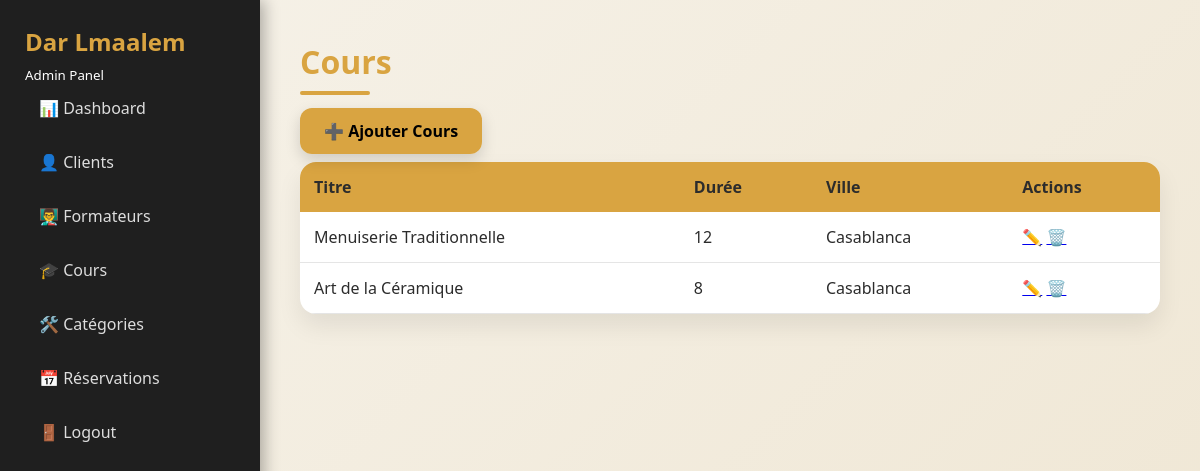
The page /public/index.php?page=admin-courses (signed in) on the database its author committed.
### tables this page shows
CREATE TABLE `cours` (
  `id` int(11) NOT NULL,
  `titre` varchar(150) DEFAULT NULL,
  `description` text DEFAULT NULL,
  `img_url` varchar(255) DEFAULT 'default-course.jpg',
  `prix` decimal(10,2) DEFAULT 0.00,
  `duree` int(11) DEFAULT NULL,
  `ville` varchar(100) DEFAULT NULL,
  `client_id` int(11) DEFAULT NULL,
  `formateur_id` int(11) DEFAULT NULL,
  `category_id` int(11) DEFAULT NULL
);

### app/controllers/CoursController.php (called while the page is built, shortened)
<?php
require_once __DIR__ . '/../models/Cours.php';
class CoursController
{
    public function index()
    {
        $cours = Cours::all();
        require __DIR__ . '/../views/admin/courses.php';
    }
}

### app/models/Cours.php (called while the page is built, shortened)
<?php
class Cours
{
public static function all()
{
    $db = Database::connection();
    return $db->query("
        SELECT
            cours.*,
            categories.nom AS categorie_nom,
            categories.photo AS categorie_photo
        FROM cours
        LEFT JOIN categories ON cours.category_id = categories.id
    ")->fetchAll(PDO::FETCH_ASSOC);
}
}

### app/views/admin/courses.php (the view)
<?php include __DIR__ . '/../layouts/admin_sidebar.php'; ?>
<h1 class="page-title">Cours</h1>
<a href="index.php?page=course-create" class="btn">➕ Ajouter Cours</a>
<div class="table-wrapper" style="margin-top:20px;">
<table>
    <thead>
        <tr>
            <th>Titre</th>
            <th>Durée</th>
            <th>Ville</th>
            <th>Actions</th>
        </tr>
    </thead>
    <tbody>
        <?php foreach ($cours as $c): ?>
        <tr>
            <td><?= htmlspecialchars($c['titre']) ?></td>
            <td><?= htmlspecialchars($c['duree']) ?></td>
            <td><?= htmlspecialchars($c['ville']) ?></td>
            <td class="actions">
                <a href="index.php?page=course-edit&id=<?= $c['id'] ?>">✏️</a>
                <a href="index.php?page=course-delete&id=<?= $c['id'] ?>" onclick="return confirm('Supprimer ?')">🗑️</a>
            </td>
        </tr>
        <?php endforeach; ?>
    </tbody>
</table>
</div>

### public/assets/css/style.css (style rules this page uses)
* { margin: 0; padding: 0; box-sizing: border-box; font-family: "Segoe UI", Tahoma, Arial, sans-serif; transition: all .25s ease; }
body { background: linear-gradient(135deg, #f6f2e9, #efe6d3); color: #2c2c2c; }
:root { --primary: #d9a441; --primary-dark: #c8942f; --dark: #1f1f1f; --dark-2: #2a2a2a; --light: #ffffff; --gray: #e5e5e5; --muted: #777; --radius: 16px; --shadow: 0 12px 25px rgba(0,0,0,.08); --shadow-hover: 0 18px 35px rgba(0,0,0,.15); }
.page-title, .admin-content h1 { font-size: 32px; color: var(--primary); margin-bottom: 25px; position: relative; }
.page-title::after, .admin-content h1::after { content: ""; width: 70px; height: 4px; background: var(--primary); display: block; margin-top: 8px; border-radius: 3px; }
.btn, button, .btn-add, .btn-back { background: var(--primary); color: #000; padding: 12px 24px; border-radius: 12px; border: none; font-weight: bold; cursor: pointer; box-shadow: 0 6px 15px rgba(0,0,0,.15); text-decoration: none; }
.admin-table, table { width: 100%; border-collapse: collapse; background: #fff; border-radius: var(--radius); overflow: hidden; box-shadow: var(--shadow); animation: fadeUp .5s ease; }
th { background: var(--primary); padding: 14px; text-align: left; }
td { padding: 14px; border-bottom: 1px solid var(--gray); }

### rows shown on the page
cours: titre "Menuiserie Traditionnelle", duree "12", ville "Casablanca"
cours: titre "Art de la Céramique", duree "8", ville "Casablanca"
